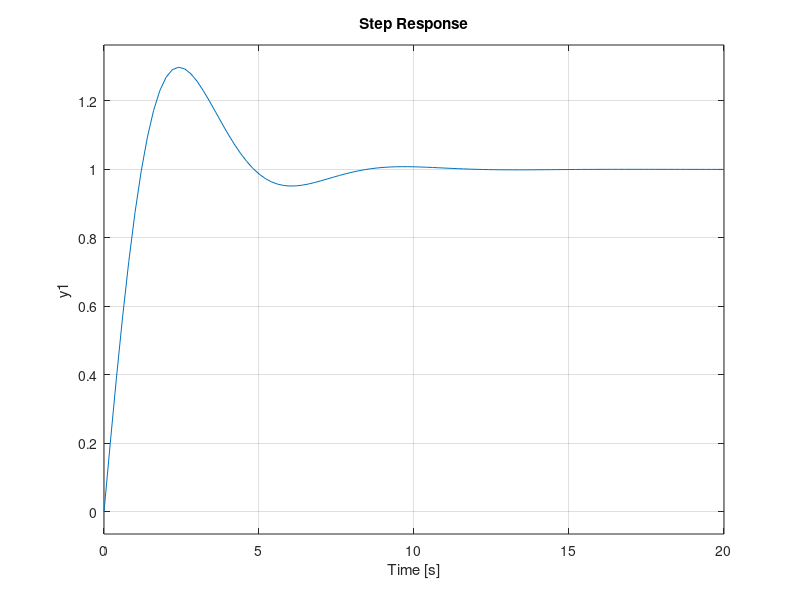

Source code (MATLAB): (Note: this script raises an error after producing the figure.)
clear; clc;
%vytvoreni systemu
% sysTF = tf([0 0 2],[1 2 5]) %zatim nelze
% sysTF = tf([0 1 6],[1 1 1])
sysTF = tf([0 1 1],[1 1 1])
step(sysTF);
figure;


%synteza regulatoru -------------------------------------------------------
%zvolene poly vysledne prenosove funkce
% poles = [1 10 25]; %(s + 5)(s + 5)
% poles = [1 4 4]; %(s + 2)(s + 2)
% poles = [1 8 12]; %(s + 6)(s + 2)
% poles = conv([1 3], [1 2]);; %(s + 3)(s + 2) 
poles = conv([1/3 1], [1/2 1]); %(1/3s + 1)(1/2s + 1) 
% poles = [1 2 5]; % -1 +- 2i

%navrh pomoci diofanticke rovnice, z B/A na Y/X\
B = sysTF.num{1};
A = sysTF.den{1};
[X, Y] = diofant(A, B, poles);
% [~, R] = diofant(zeros(1, length(B)), B, poles);
R = lpad([1],length(B));
% R = [0 1 2]; %tf(1, B) * tf(poles, 1); %R = poles / B
% regulatorTF = tf(Y,X);
% -------------------------------------------------------------------------

%vytvoreni systemu k simulaci
closedLoopSystem = tf(conv(R, B), conv(X,A) + conv(Y, B));
step(closedLoopSystem);
figure;

% generovani simulacnich dat
timeData = 0:0.01:4.99;
inputData = createData([0.7 0.25 1 0.5 0.3], floor(length(timeData)/5));
[u,t] = gensig('square',9,30,0.1);

%simulace
% lsim(closedLoopSystem, inputData, timeData); %pripadne , x0 pro nenulove pocatecni podminky systemu
lsim(closedLoopSystem, u, t); %pripadne , x0 pro nenulove pocatecni podminky systemu





